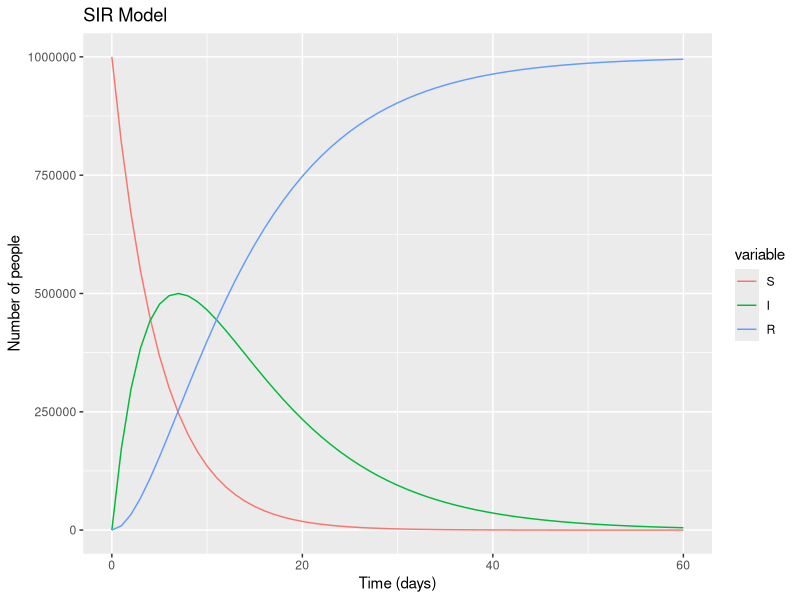

Here is the R script that generated this plot:
library(deSolve)
library(reshape2)
library(ggplot2)

initial_number_susceptible <- 999999
initial_number_infected <- 1 
initial_number_recovered <- 0

force_of_infection <- 0.2
recovery_rate <- 0.1

follow_up_duration <- 60
times <- seq(from = 0, to = follow_up_duration, by = 1)

initial_state_values <- c(S = initial_number_susceptible,
                          I = initial_number_infected,
                          R = initial_number_recovered)

parameters <- c(lambda = force_of_infection, gamma = recovery_rate)

SIR_model <- function(time, state, parameters) { 
  
  with(as.list(c(state, parameters)), {
    
    dS <- (-1) * (lambda) * S
    dI <- (lambda) * (S) - (gamma) * (I)
    dR <- (gamma) * (I)
    
    return(list(c(dS, dI, dR)))
  })
}

output <- as.data.frame(ode(y = initial_state_values, 
                            times = times, 
                            func = SIR_model,
                            parms = parameters))

output_long <- melt(as.data.frame(output), id = "time")

ggplot(data = output_long,
       aes(x = time, y = value, group=variable, color=variable)) +
  geom_line() +
  xlab("Time (days)") +
  ylab("Number of people") + 
  ggtitle("SIR Model")
